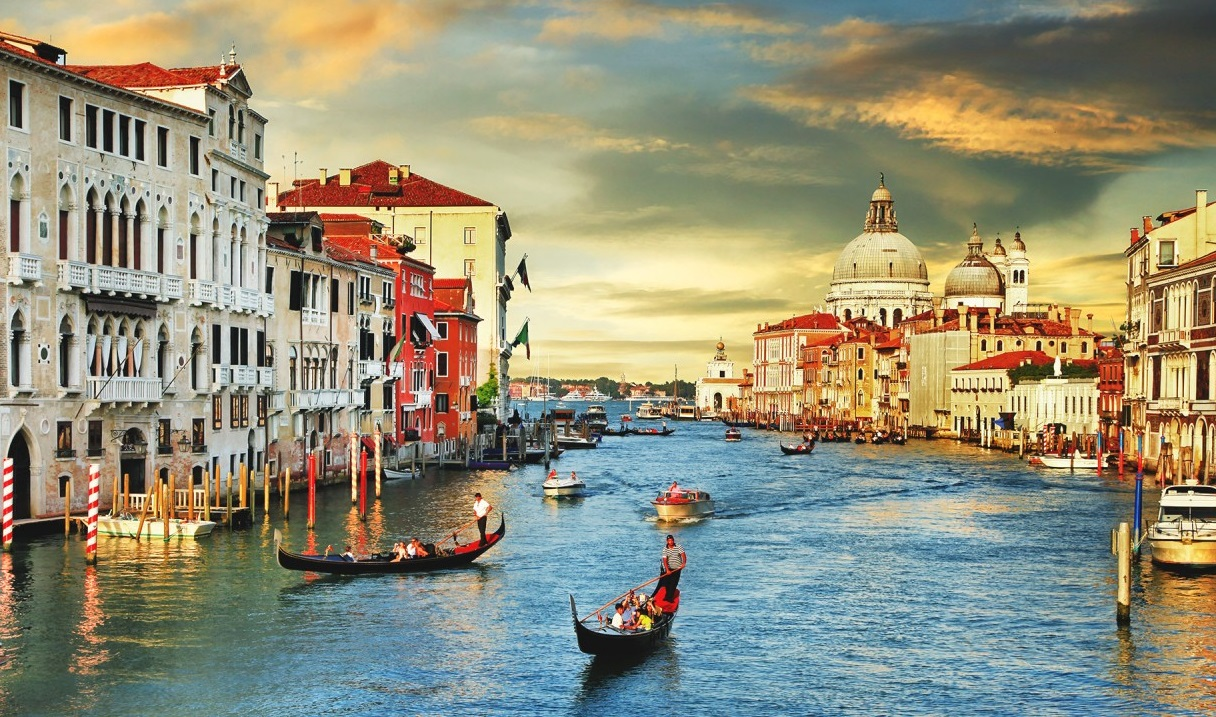
//> input picture veneza.png, 1216 x 717 px
$ ./tiltshift   (built with g++ and OpenCV 4)
//> lines starting //> are read from the running program, lines starting //| are printed output that depends on the picture
#include <iostream>
#include <opencv2/opencv.hpp>

using namespace cv;
using namespace std;

double alfa;

//Ranges of sliders
int center_slider = 0;
int center_slider_max = 100;

int alfa_slider = 0;
int alfa_slider_max = 100;

int top_slider = 0;
int top_slider_max = 100;

//Matrixs
Mat image1, image2, blended;
Mat imageTop;

//Neme of the trackers bar
char TrackbarName[50];

//Track bar combination
void on_trackbar_blend(int, void*){
 alfa = (double) alfa_slider/alfa_slider_max ;
 addWeighted(image1, alfa, imageTop, 1-alfa, 0.0, blended);
 imshow("Tilt Shift", blended);
}


void on_trackbar_change(int, void*) {

  //Copy image
  image2.copyTo(imageTop);

  //Image size
  Size tamanho = image2.size();

  //Image width
  int largura = tamanho.width;

  //Image heigth
  int altura = tamanho.height;

  //Adapt the top slider range to the image width
  int limit = top_slider*largura/100;

  //Adapt the center slider range to the image width
  int base = center_slider*largura/100;

  //Only positive values
  if(limit > 0){

    //
    if(base >= 0 && base <= altura-limit){
      Mat tmp = image1(Rect(0, base, largura,limit));
      tmp.copyTo(imageTop(Rect(0, base, largura,limit)));
    }

    else{
      Mat tmp = image1(Rect(0, altura-limit, largura,limit));
      tmp.copyTo(imageTop(Rect(0, altura-limit, largura,limit)));
    }
  }

  on_trackbar_blend(alfa_slider,0);
}


int main(int argvc, char** argv){

  //Masks
  Mat aux, mask, mask1;
  float media[] = {1,1,1,1,1,
                     1,1,1,1,1,
                     1,1,1,1,1,
                     1,1,1,1,1,
                     1,1,1,1,1};

  //Read the image and save on image1
  image1 = imread("veneza.png");
//> image1 is the input picture: 717 rows x 1216 cols, CV_8UC3; mean B, G, R 121.3, 143.9, 146.7

  //Clone the read image
  image2 = image1.clone();

  //Create an avarege mask
  mask = Mat(5, 5, CV_32F, media);

  //Divide by 25 and save on mask1
  scaleAdd(mask, 1/25.0, Mat::zeros(5,5,CV_32F), mask1);

  //Swap the masks
  swap(mask, mask1);

  //Convert the matrix values to float
  image2.convertTo(aux, CV_32F);

  //Loop to convolute 10x
  for (int i = 0; i < 10; i++) {
        filter2D(aux, aux, aux.depth(), mask, Point(1, 1), 0);
    }
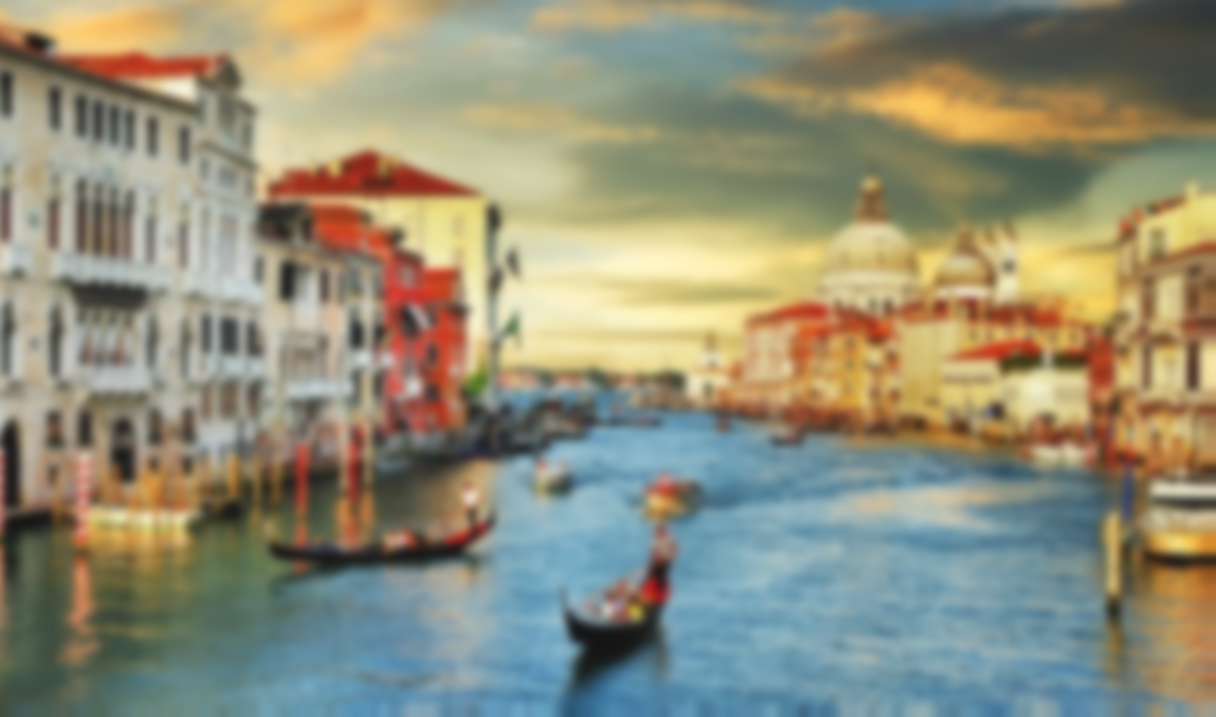
//> aux: 717 rows x 1216 cols, CV_32FC3; mean B, G, R 121.3, 143.5, 145.8

  //Take the absolute value
  aux=abs(aux);

  //Convert the matrix values to int in 8 bits
  aux.convertTo(image2, CV_8UC3);

  //Copy image
  image1.copyTo(imageTop);

  //Name of the image window
  namedWindow("Tilt Shift", 1);

  //Name of the alpha slider
  sprintf( TrackbarName, "Alpha ");

  //Creates the alfa slider tracker
  createTrackbar(TrackbarName, "Tilt Shift",
				  &alfa_slider,
				  alfa_slider_max,
				  on_trackbar_blend);
//> slider 'Alpha ' is set to 33
  on_trackbar_blend(alfa_slider, 0 );

  //Name of the heigth slider
  sprintf( TrackbarName, "Height ");

  //Creates the top slider tracker
  createTrackbar(TrackbarName, "Tilt Shift",
				  &top_slider,
				  top_slider_max,
				  on_trackbar_change );
//> slider 'Height ' is set to 33
  on_trackbar_change(top_slider, 0 );
//> in on_trackbar_change, `Mat tmp = image1(Rect(0, base, largura,limit));`:
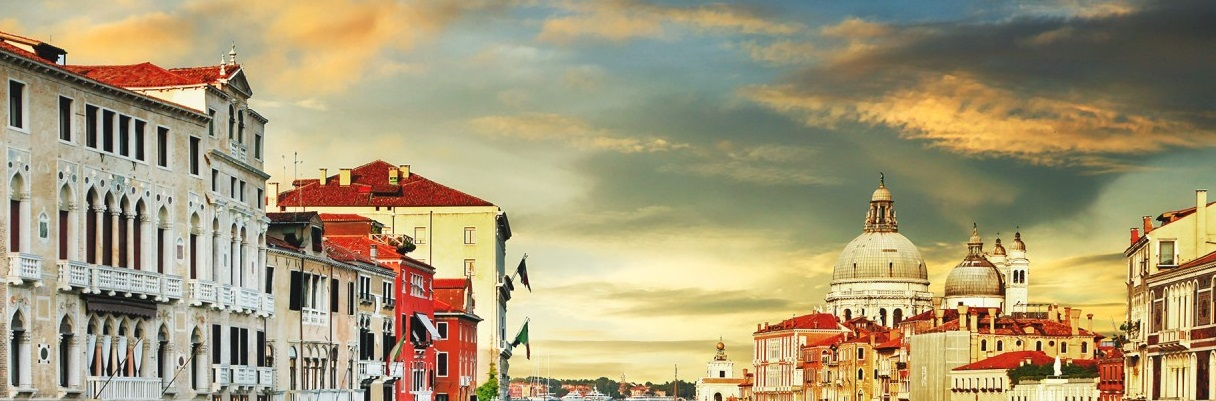
//> tmp: 401 rows x 1216 cols, CV_8UC3; mean B, G, R 118.5, 153.7, 167

  //Name of the position slider
  sprintf( TrackbarName, "Position ");

  //Creates the center slider tracker
  createTrackbar(TrackbarName, "Tilt Shift",
          &center_slider,
          center_slider_max,
          on_trackbar_change );
//> slider 'Position ' is set to 33
  on_trackbar_change(center_slider, 0 );
//> in on_trackbar_change (call 2), `Mat tmp = image1(Rect(0, altura-limit, largura,limit));`:
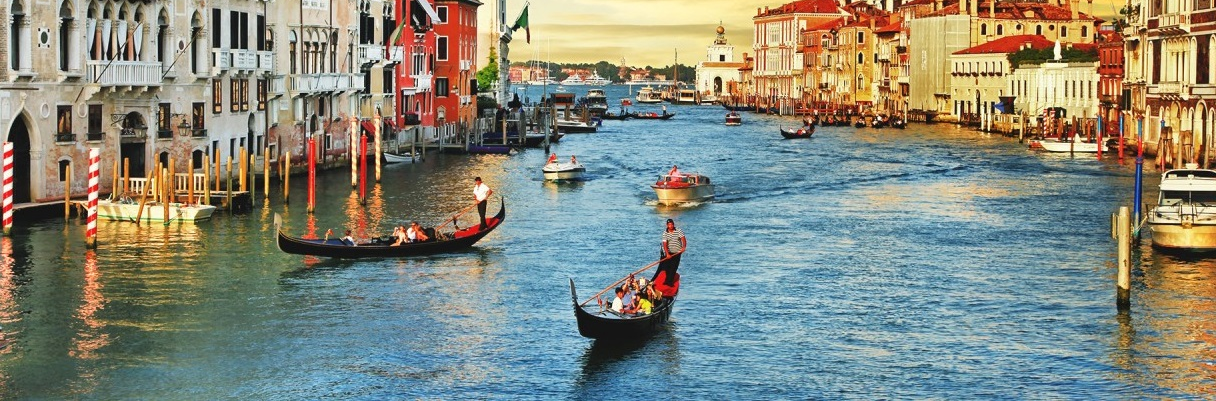
//> tmp: 401 rows x 1216 cols, CV_8UC3; mean B, G, R 123.6, 136.7, 133.9
//> in on_trackbar_change (call 2), `tmp.copyTo(imageTop(Rect(0, altura-limit, largura,limit)));`:
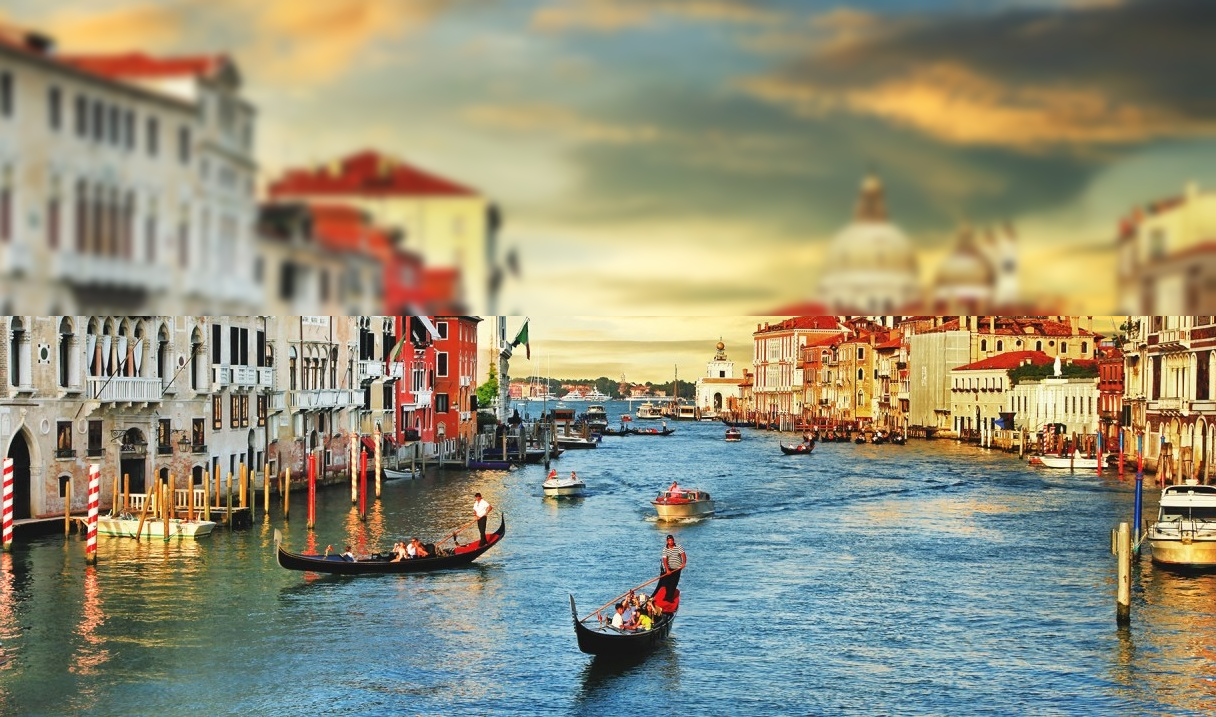
//> imageTop: 717 rows x 1216 cols, CV_8UC3; mean B, G, R 121, 143.8, 147
//> in on_trackbar_blend (call 3), `addWeighted(image1, alfa, imageTop, 1-alfa, 0.0, blended);`:
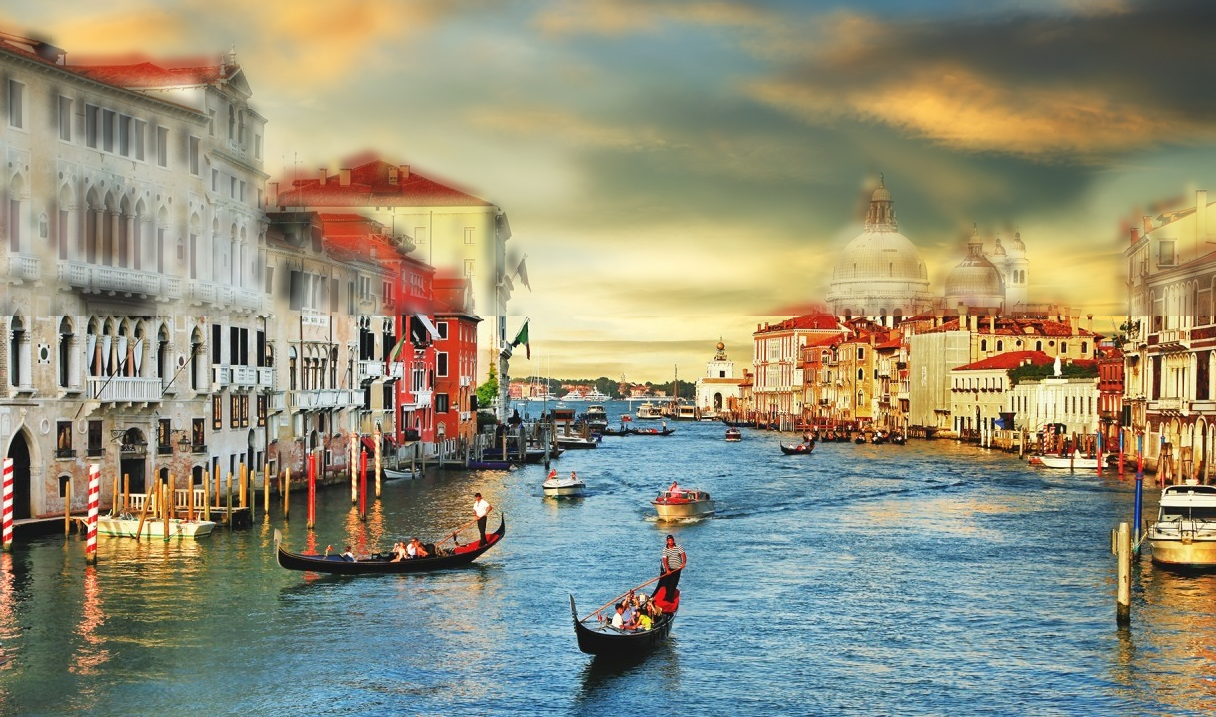
//> blended: 717 rows x 1216 cols, CV_8UC3; mean B, G, R 121.1, 143.8, 146.9

  //Press any key to close
  waitKey(0);

  return 0;
}

$ run again, with biel.png copied over veneza.png
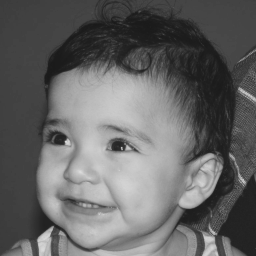
//> input picture biel.png, 256 x 256 px
//> image1 is the input picture: 256 rows x 256 cols, CV_8UC3; min 26, max 219, mean 100.9
//> in on_trackbar_change (call 2), `Mat tmp = image1(Rect(0, base, largura,limit));`:
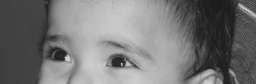
//> tmp: 84 rows x 256 cols, CV_8UC3; min 26, max 216, mean 117.8
//> in on_trackbar_blend (call 3), `addWeighted(image1, alfa, imageTop, 1-alfa, 0.0, blended);`:
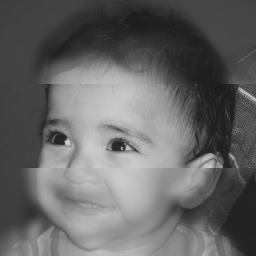
//> blended: 256 rows x 256 cols, CV_8UC3; min 26, max 216, mean 101.9

$ run again, with dog.png copied over veneza.png
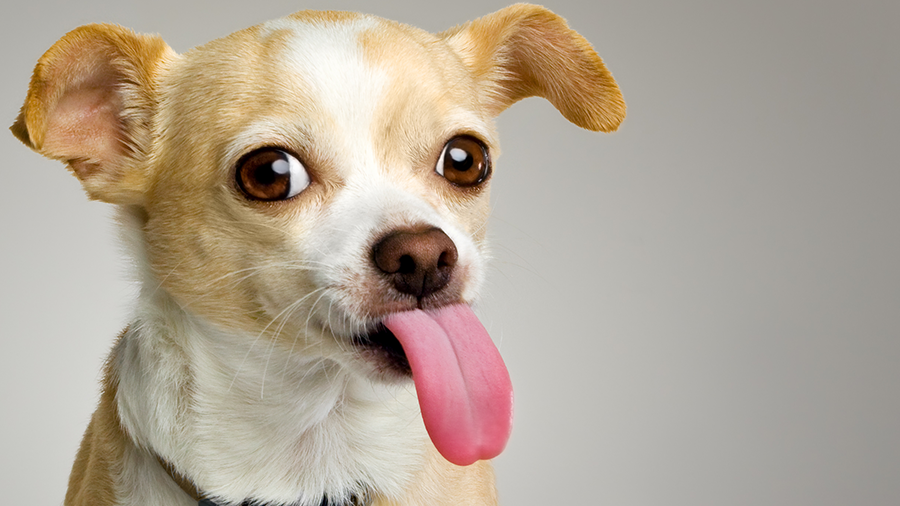
//> input picture dog.png, 900 x 506 px
//> image1 is the input picture: 506 rows x 900 cols, CV_8UC3; mean B, G, R 150.8, 165.8, 178.2
//> in on_trackbar_change (call 2), `Mat tmp = image1(Rect(0, altura-limit, largura,limit));`:
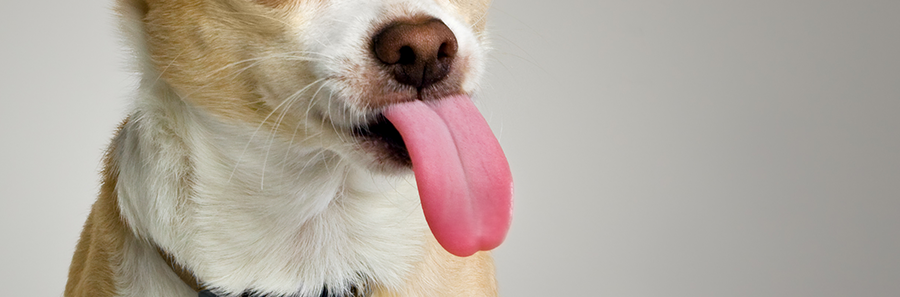
//> tmp: 297 rows x 900 cols, CV_8UC3; mean B, G, R 157.3, 167, 176.6
//> in on_trackbar_blend (call 3), `addWeighted(image1, alfa, imageTop, 1-alfa, 0.0, blended);`:
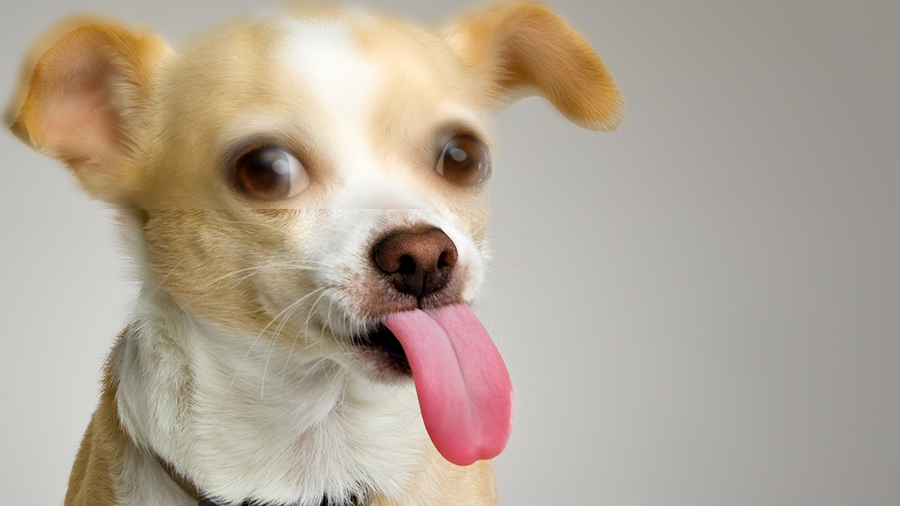
//> blended: 506 rows x 900 cols, CV_8UC3; mean B, G, R 150.7, 165.8, 178.3

$ run again, with equalize.png copied over veneza.png
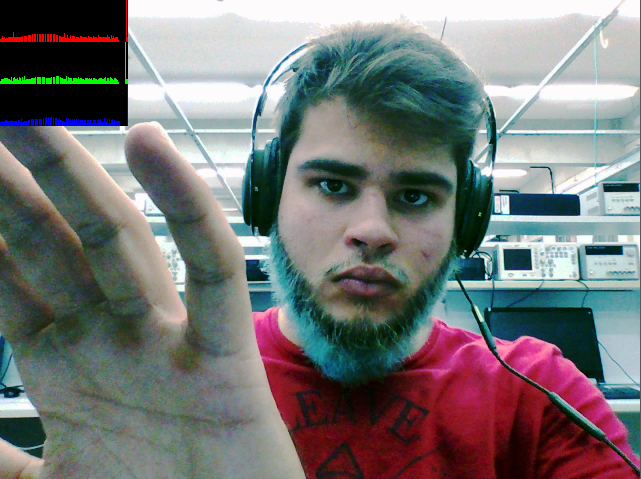
//> input picture equalize.png, 641 x 479 px
//> image1 is the input picture: 479 rows x 641 cols, CV_8UC3; mean B, G, R 118.3, 118.2, 118.3
//> after the loop `for (int i = 0; i < 10; i++)`:
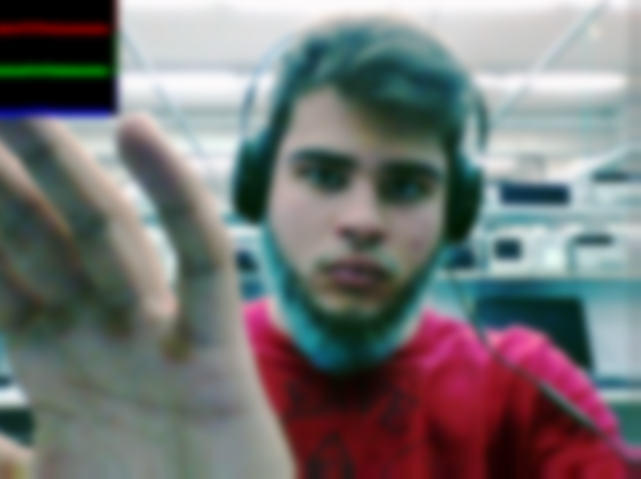
//> aux: 479 rows x 641 cols, CV_32FC3; mean B, G, R 116.9, 116.7, 117.4
//> in on_trackbar_blend (call 3), `addWeighted(image1, alfa, imageTop, 1-alfa, 0.0, blended);`:
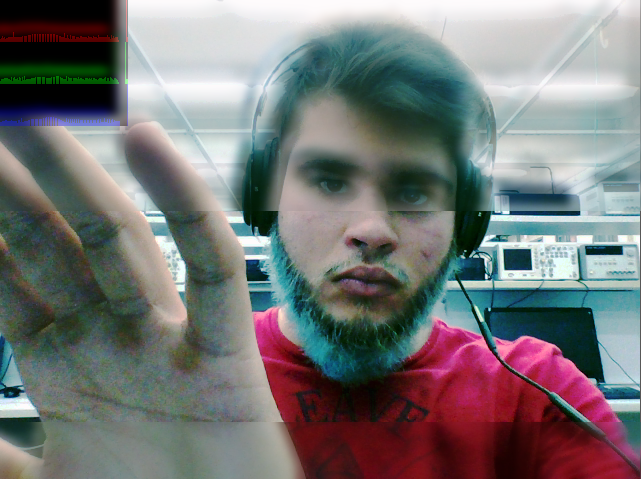
//> blended: 479 rows x 641 cols, CV_8UC3; mean B, G, R 117.9, 117.8, 117.7
